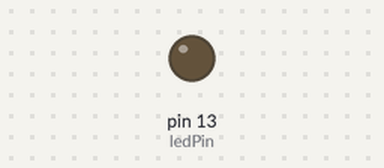
Bench run of a sketch on a simulated Arduino Uno, built with avr-gcc and run on an emulated ATmega328P. Parts: output pins drawn as LEDs (lit = HIGH).

Above: at 1.3 s.
At 9.8 s:
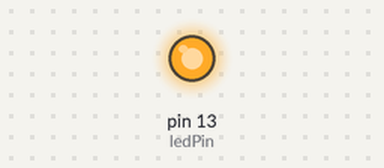
Timing chart, 0 to 10.1 s (numbered marks = the images above):
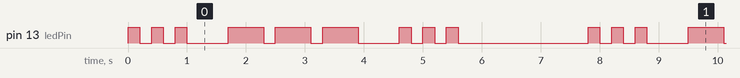

The sketch:

sketch_may14c.ino
```cpp
// 定义LED引脚
const int ledPin = 13;

void setup() {
  // 设置引脚为输出模式
  pinMode(ledPin, OUTPUT);
}

void loop() {
  // ====================
  // SOS 摩斯电码闪烁逻辑
  // ====================

  // S: 短闪 3 次（点 ···）
  for(int i=0; i<3; i++) {
    digitalWrite(ledPin, HIGH);
    delay(200);
    digitalWrite(ledPin, LOW);
    delay(200);
  }
  delay(500);  // 字母间隔

  // O: 长闪 3 次（划 ---）
  for(int i=0; i<3; i++) {
    digitalWrite(ledPin, HIGH);
    delay(600);
    digitalWrite(ledPin, LOW);
    delay(200);
  }
  delay(500);  // 字母间隔

  // S: 短闪 3 次（点 ···）
  for(int i=0; i<3; i++) {
    digitalWrite(ledPin, HIGH);
    delay(200);
    digitalWrite(ledPin, LOW);
    delay(200);
  }

  delay(2000); // 完整 SOS 结束，间隔2秒再重复
}
```

Measured:
- by itself, pin 13 (ledPin): repeats every 7.8 s: 2 × (LOW 0.20 s, HIGH 0.20 s), LOW 0.70 s, 2 × (HIGH 0.60 s, LOW 0.20 s), HIGH 0.60 s, LOW 0.70 s, 2 × (HIGH 0.20 s, LOW 0.20 s), HIGH 0.20 s, LOW 2.2 s, HIGH 0.20 s
- by itself, everything shown: repeats every 7.8 s, in 18 steps
